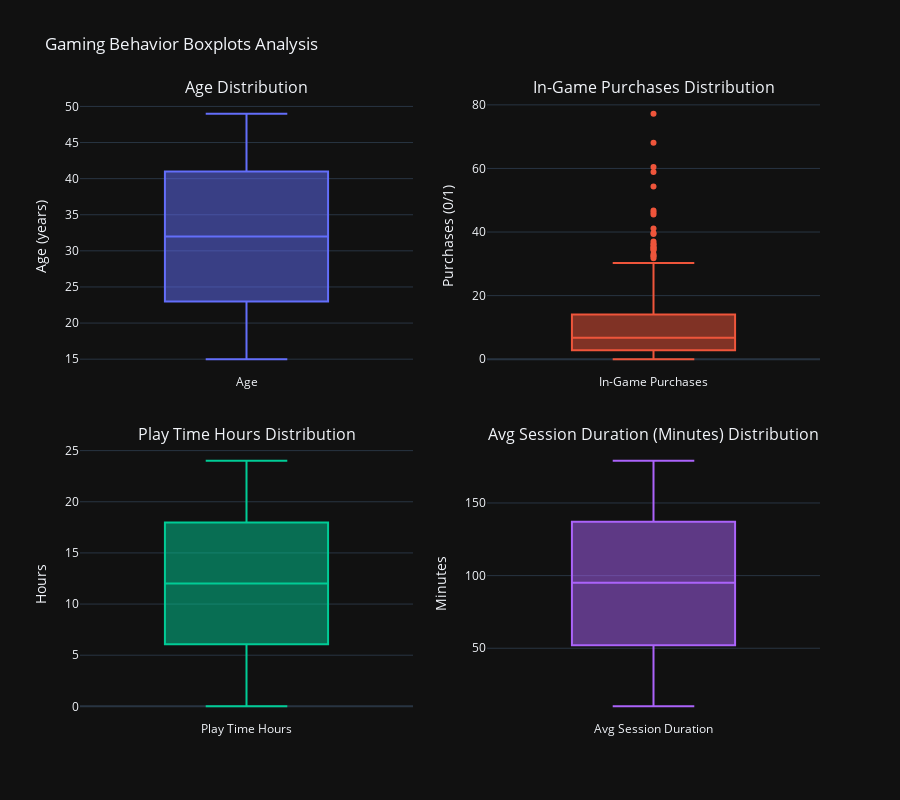

The notebook cell saved with this chart:
### Code cell
fig = make_subplots(
    rows=2, cols=2,
    subplot_titles=('Age Distribution', 'In-Game Purchases Distribution',
                    'Play Time Hours Distribution', 'Avg Session Duration (Minutes) Distribution'),
    vertical_spacing=0.12
)

fig.add_trace(
    go.Box(y=df['Age'], name='Age', boxpoints='outliers'),
    row=1, col=1
)

fig.add_trace(
    go.Box(y=df2['payments'], name='In-Game Purchases', boxpoints='outliers'),
    row=1, col=2
)

fig.add_trace(
    go.Box(y=df['PlayTimeHours'], name='Play Time Hours', boxpoints='outliers'),
    row=2, col=1
)

fig.add_trace(
    go.Box(y=df['AvgSessionDurationMinutes'], name='Avg Session Duration', boxpoints='outliers'),
    row=2, col=2
)

fig.update_layout(
    height=800,
    title_text="Gaming Behavior Boxplots Analysis",
    showlegend=False
)

fig.update_yaxes(title_text="Age (years)", row=1, col=1)
fig.update_yaxes(title_text="Purchases (0/1)", row=1, col=2)
fig.update_yaxes(title_text="Hours", row=2, col=1)
fig.update_yaxes(title_text="Minutes", row=2, col=2)

fig.show()

### Figure 1 — Plotly figure (JSON) as saved in the notebook; plotly's stock layout.template omitted (floating-point values rounded to 4 significant figures; data arrays with more than 128 entries replaced by an {"elided": "..."} marker saying what was removed)
{"data": [{"boxpoints": "outliers", "name": "Age", "y": {"elided": "40034 int values"}, "type": "box", "xaxis": "x", "yaxis": "y"}, {"boxpoints": "outliers", "name": "In-Game Purchases", "y": {"elided": "500 float values"}, "type": "box", "xaxis": "x2", "yaxis": "y2"}, {"boxpoints": "outliers", "name": "Play Time Hours", "y": {"elided": "40034 float values"}, "type": "box", "xaxis": "x3", "yaxis": "y3"}, {"boxpoints": "outliers", "name": "Avg Session Duration", "y": {"elided": "40034 int values"}, "type": "box", "xaxis": "x4", "yaxis": "y4"}], "layout": {"xaxis": {"anchor": "y", "domain": [0.0, 0.45]}, "yaxis": {"anchor": "x", "domain": [0.56, 1.0], "title": {"text": "Age (years)"}}, "xaxis2": {"anchor": "y2", "domain": [0.55, 1.0]}, "yaxis2": {"anchor": "x2", "domain": [0.56, 1.0], "title": {"text": "Purchases (0/1)"}}, "xaxis3": {"anchor": "y3", "domain": [0.0, 0.45]}, "yaxis3": {"anchor": "x3", "domain": [0.0, 0.44], "title": {"text": "Hours"}}, "xaxis4": {"anchor": "y4", "domain": [0.55, 1.0]}, "yaxis4": {"anchor": "x4", "domain": [0.0, 0.44], "title": {"text": "Minutes"}}, "annotations": [{"font": {"size": 16}, "showarrow": false, "text": "Age Distribution", "x": 0.225, "xanchor": "center", "xref": "paper", "y": 1.0, "yanchor": "bottom", "yref": "paper"}, {"font": {"size": 16}, "showarrow": false, "text": "In-Game Purchases Distribution", "x": 0.775, "xanchor": "center", "xref": "paper", "y": 1.0, "yanchor": "bottom", "yref": "paper"}, {"font": {"size": 16}, "showarrow": false, "text": "Play Time Hours Distribution", "x": 0.225, "xanchor": "center", "xref": "paper", "y": 0.44, "yanchor": "bottom", "yref": "paper"}, {"font": {"size": 16}, "showarrow": false, "text": "Avg Session Duration (Minutes) Distribution", "x": 0.775, "xanchor": "center", "xref": "paper", "y": 0.44, "yanchor": "bottom", "yref": "paper"}], "title": {"text": "Gaming Behavior Boxplots Analysis"}, "height": 800, "showlegend": false}}
